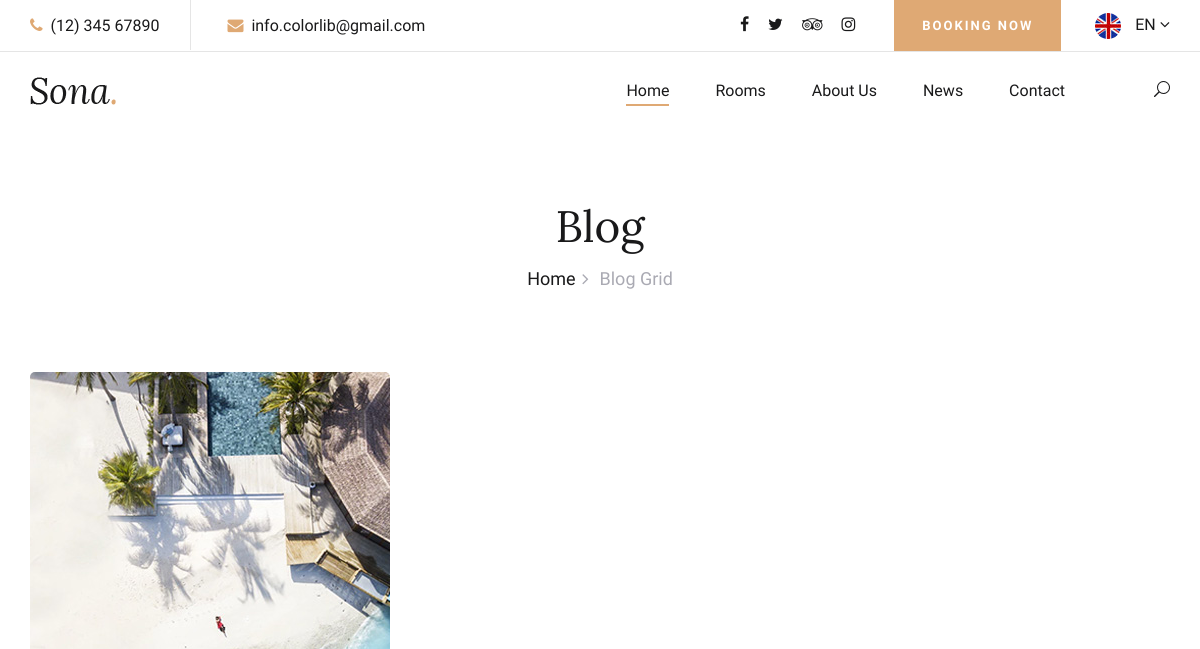
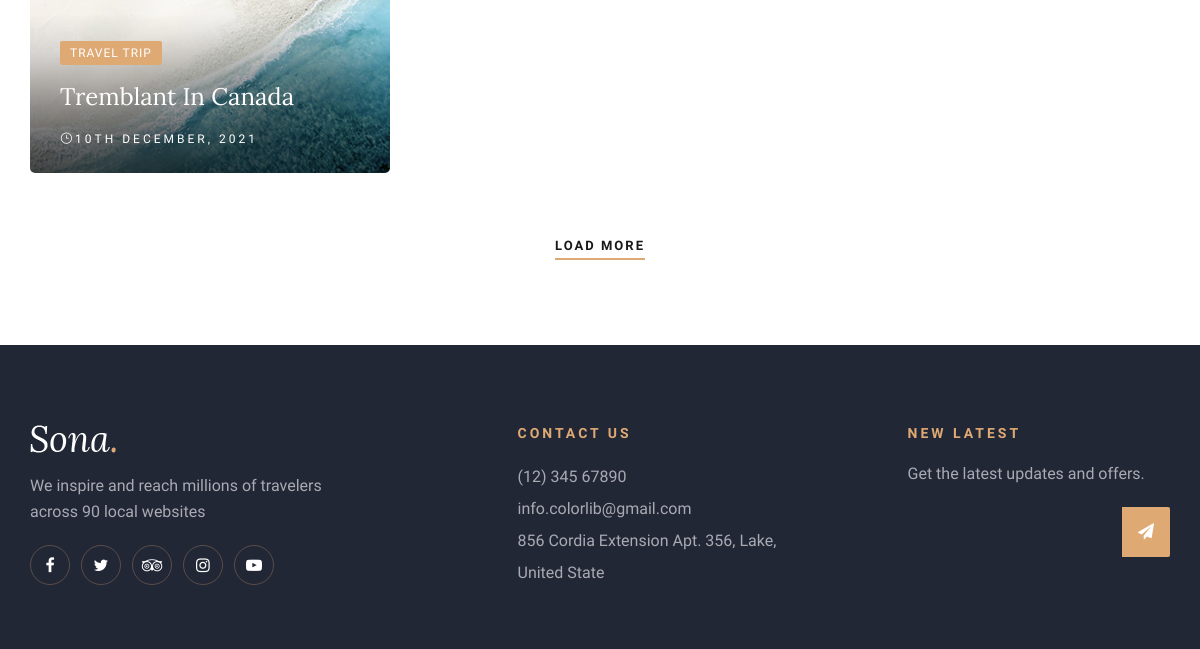
Before: /blog/ with the older database file (2 pictures, top to bottom).
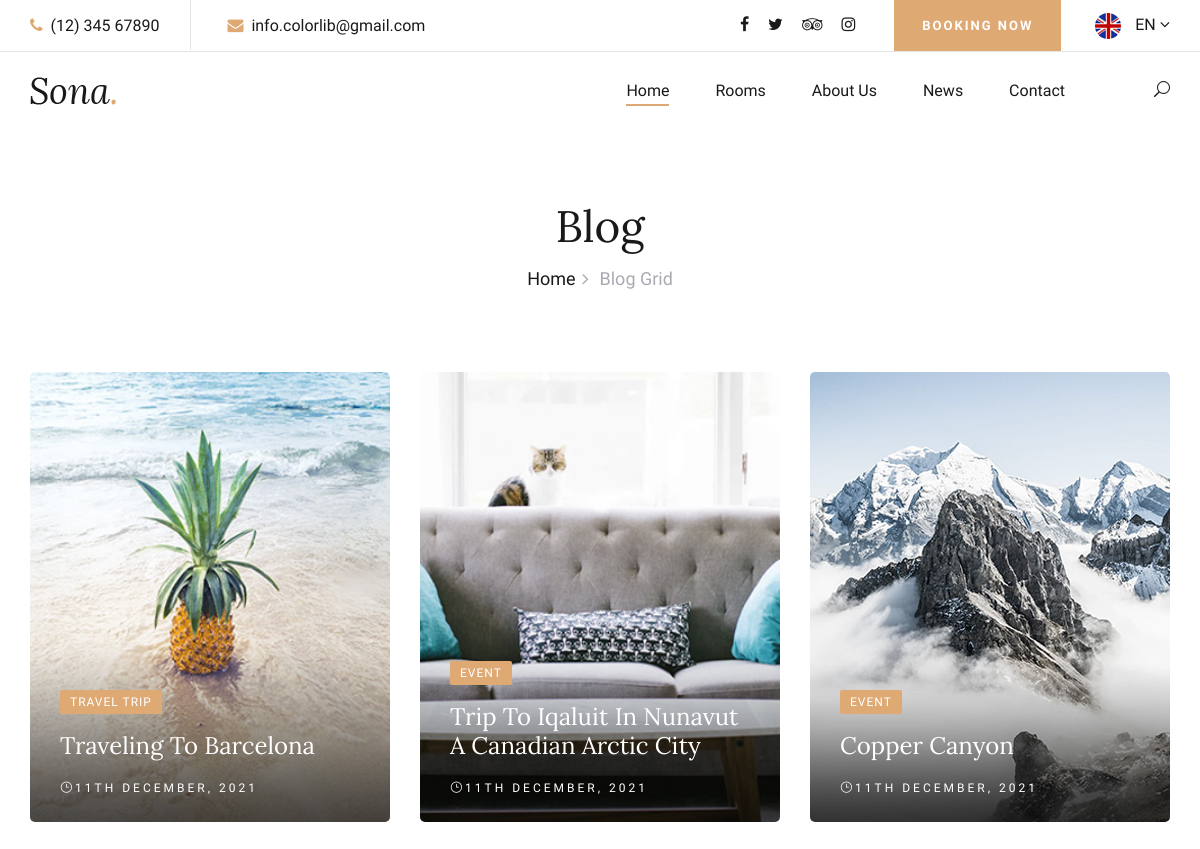
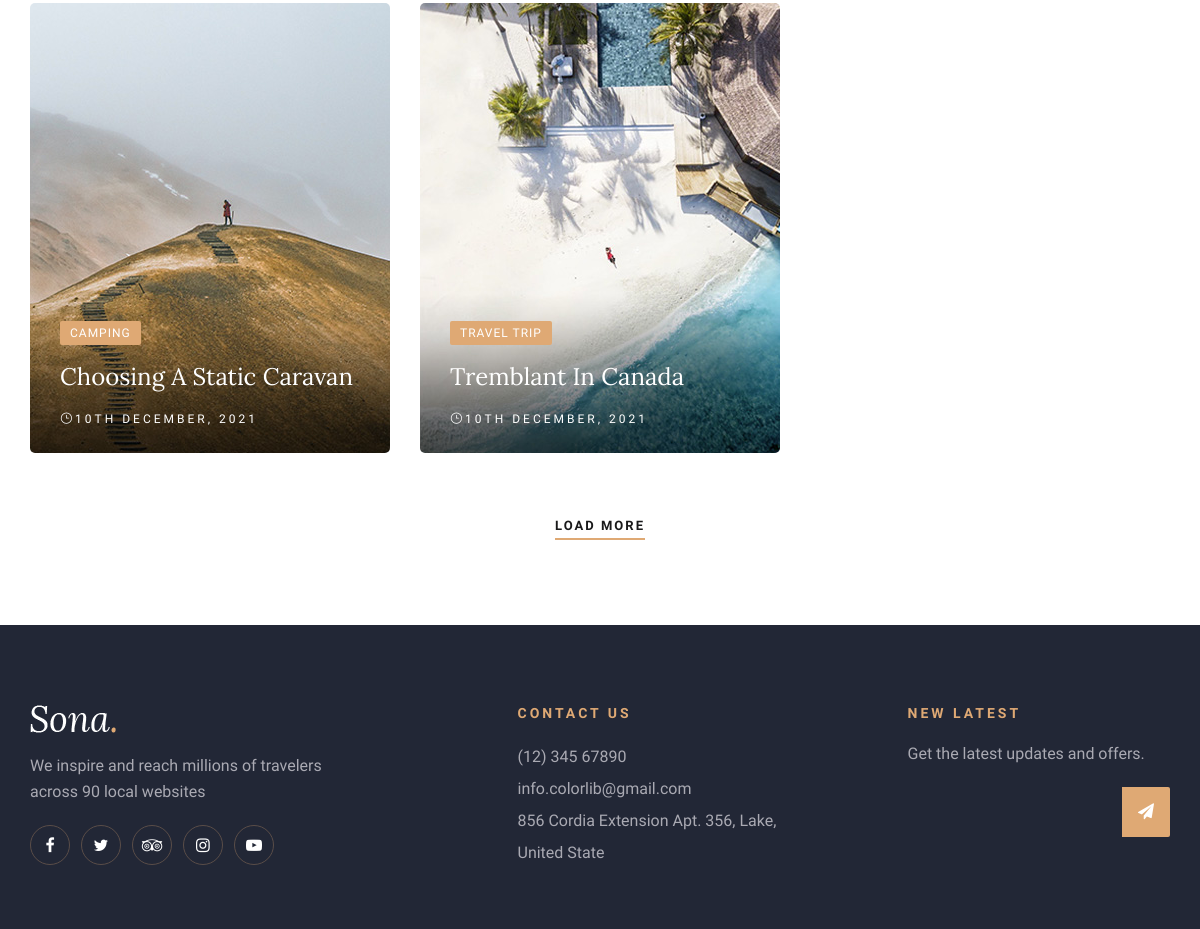
After: the same page with the newer database file (2 pictures, top to bottom).
### blog/models.py (models this page shows, shortened)
class Post(models.Model):
    author = models.ForeignKey(User, on_delete=models.CASCADE)
    category = models.ForeignKey(Category, on_delete=models.CASCADE)
    title = models.CharField(max_length=255)
    slug = models.SlugField(blank=True, null=True)
    content = RichTextField()
    image = models.ImageField(upload_to='blog/post_images/')
    tagline_images = models.ImageField(upload_to="blog/post_images/tagline_images", blank=True, null=True)
    tags = models.ManyToManyField(Tag, related_name='posts')
    date_posted = models.DateTimeField(default=timezone.now)
    likes = models.ManyToManyField(User, related_name='post_likes', blank=True)
    dislikes =models.ManyToManyField(User, related_name='post_dislikes', blank=True)
    def get_absolute_url(self):
        return reverse('blog:blog_detail', args=[str(self.slug), str(self.pk)])

class Category(models.Model):
    name = models.CharField(max_length=200)
    slug = models.SlugField(blank=True, null=True)
    def __str__(self):
        return self.name

### blog/views.py (the view)
# urls.py: path("", views.blog_list, name="blog_list"),
def blog_list(request):
    posts = Post.objects.all().order_by('-date_posted')
    context = {
        'posts': posts
    }
    return render(request, 'blog/blog.html', context)

### templates/blog/blog.html
{% extends 'base.html' %}
{% block content %}
    <div class="breadcrumb-section">
        <div class="container">
            <div class="row">
                <div class="col-lg-12">
                    <div class="breadcrumb-text">
                        <h2>Blog</h2>
                        <div class="bt-option">
                            <a href="./home.html">Home</a>
                            <span>Blog Grid</span>
                        </div>
                    </div>
                </div>
            </div>
        </div>
    </div>
    <section class="blog-section blog-page spad">
        <div class="container">
            <div class="row">
                {% for post in posts %}
                    <div class="col-lg-4 col-md-6">
                        <div class="blog-item set-bg" data-setbg="{{ post.image.url }}">
                            <div class="bi-text">
                                <span class="b-tag">{{ post.category }}</span>
                                <h4><a href="{{ post.get_absolute_url }}">{{ post.title }}</a></h4>
                                <div class="b-time"><i class="icon_clock_alt"></i>{{ post.date_posted|date:"jS F, Y" }}</div>
                            </div>
                        </div>
                    </div>
                {% endfor %}
                <div class="col-lg-12">
                    <div class="load-more">
                        <a href="#" class="primary-btn">Load More</a>
                    </div>
                </div>
            </div>
        </div>
    </section>
{% endblock %}

Changed rows visible on the page:
added Post: shows a picture, category "TRAVEL TRIP", title "Traveling To Barcelona", date_posted "11TH DECEMBER, 2021"
added Post: shows a picture, category "EVENT", title "Trip To Iqaluit In Nunavut A Canadian Arctic City", date_posted "11TH DECEMBER, 2021"
added Post: shows a picture, category "EVENT", title "Copper Canyon", date_posted "11TH DECEMBER, 2021"
added Post: shows a picture, category "CAMPING", title "Choosing A Static Caravan", date_posted "10TH DECEMBER, 2021"
